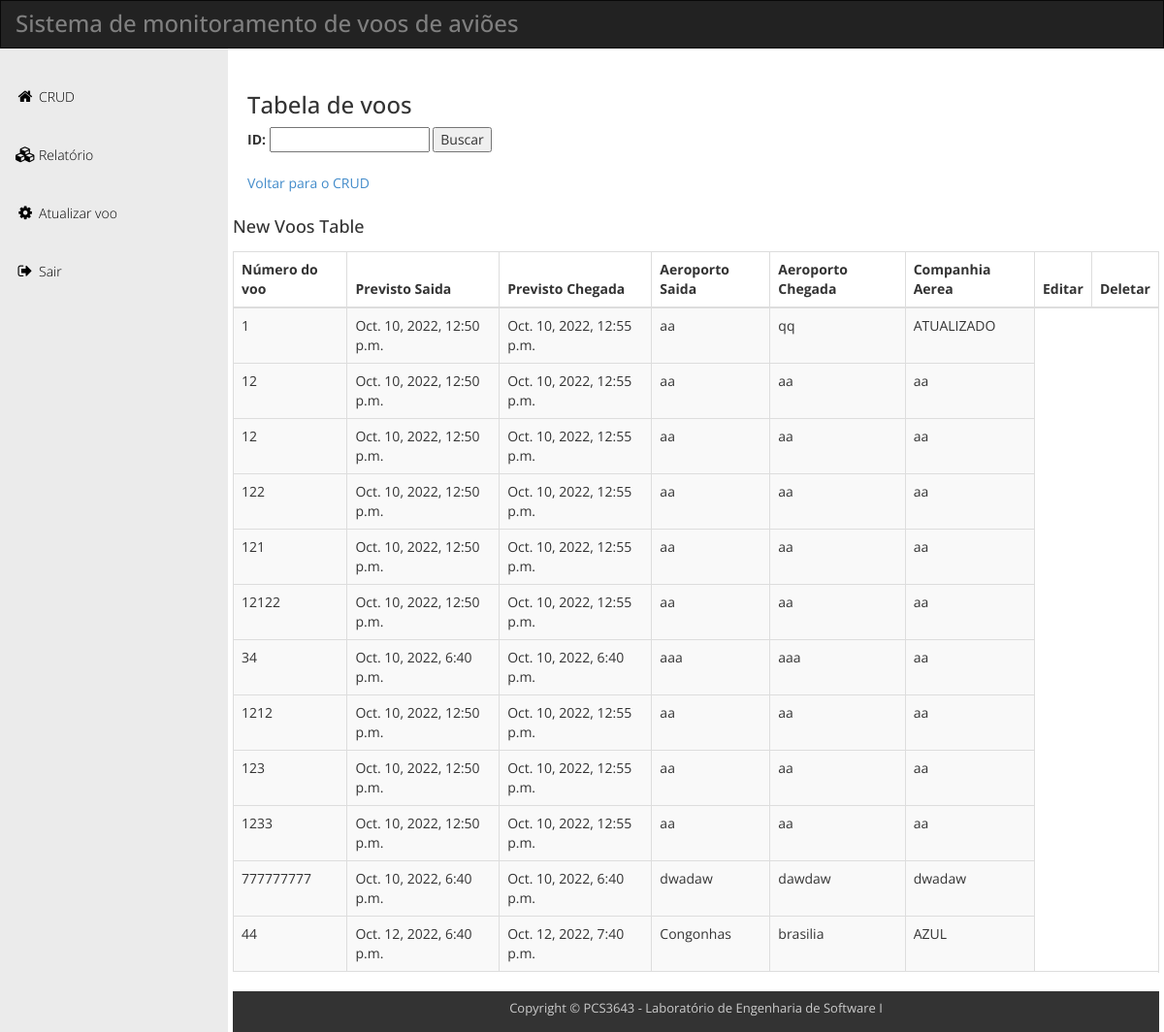
Before: /crudsearch (signed in) with the older database file.
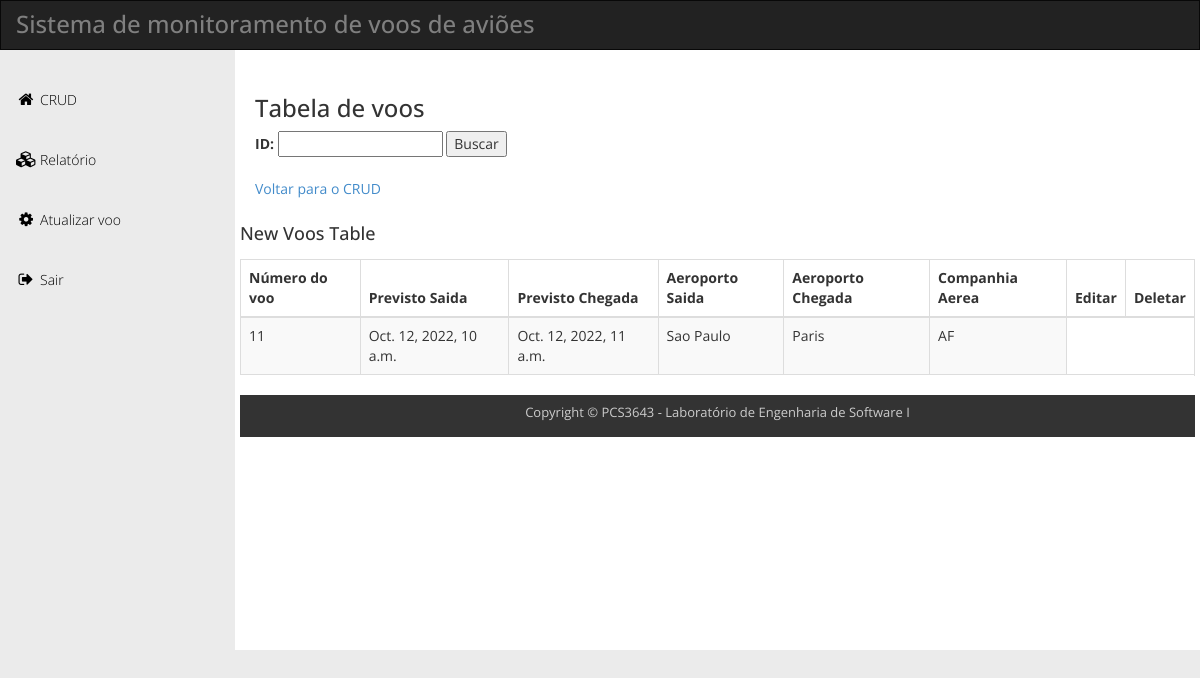
After: the same page with the newer database file.
### book/models.py (models this page shows)
class Voo(models.Model):
    ID = models.IntegerField(primary_key=True)
    DH_PREVISTO_SAIDA = models.DateTimeField(auto_now=False)
    DH_PREVISTO_CHEGADA = models.DateTimeField(auto_now=False)
    ID_VOO = models.CharField(max_length=12, null=False)
    NM_AEROPORTO_SAIDA = models.CharField(max_length=50, null=False)
    NM_AEROPORTO_CHEGADA = models.CharField(max_length=50, null=False)
    NM_COMPANHIA_AEREA = models.CharField(max_length=50, null=False)
    class Meta:
        db_table = 'Voo'

### book/views.py (the view)
# urls.py: path('crudsearch', views.busca_voo, name= 'search_voo'),
@login_required(login_url='/accounts/login')
@permission_required('book.add_voo')
def busca_voo(request):
    title= 'Lista Voo'
    queryset = Voo.objects.all()
    form = SearchCRUD(request.POST or None)
    context = {
        "queryset" : queryset,
        "form": form,
    }
    if request.method == 'POST':
        queryset = Voo.objects.filter(ID_VOO=form['ID'].value())
        context = {
        "queryset" : queryset,
        "form": form,
    }
    return render (request, "CRUDSearch.html", context)

### book/forms.py
class SearchCRUD(forms.ModelForm):
    class Meta:
        model = Voo
        fields =['ID']

### template/CRUDSearch.html (shortened to what this page needs)
{% load static %}
<!DOCTYPE html>
<html lang="en">
<head>
  <link rel="stylesheet" href="{% static 'css/bootstrap.min.css' %}">
  <link rel="stylesheet" href="{% static 'css/templatemo_main.css' %}">
</head>
<body>
  <div id="main-wrapper">
    <div class="navbar navbar-inverse" role="navigation">
      <div class="navbar-header">
        <div class="logo">
          <h1>Sistema de monitoramento de voos de aviões</h1>
        </div>
      </div>
    </div>
    <div class="template-page-wrapper">
      <div class="navbar-collapse collapse templatemo-sidebar">
        <ul class="templatemo-sidebar-menu">
          <li><a href="{% url 'crud' %}"><i class="fa fa-home"></i>CRUD</a></li>
          <li><a href="{% url 'relatorio' %}"><i class="fa fa-cubes"></i>Relatório</a></li>
          <li><a href="{% url 'atualizarvoo' %}"><i class="fa fa-cog"></i>Atualizar voo</a></li>
          <li><a href="{% url 'login' %}"><i class="fa fa-sign-out"></i>Sair</a></li>
        </ul>
      </div>
      <div class="templatemo-content-wrapper">
        <div class="templatemo-content">
          <h1>Tabela de voos</h1>
              <div class="row">
                <div class="col-md-12">
                  <form method='POST' action=''>{% csrf_token %}
                    <div class="row">
                      <div class="col-md-6 margin-bottom-15">
                       {{form}}
                       <input type='submit' value='Buscar' />
                  </form>
                  <br></br>
                  <a href="{% url 'crud' %}">Voltar para o CRUD</a>
                      </div>
                    </div>
                </div>
          <div class="row">
            <div class="col-md-12">
              <div class="table-responsive">
                <h4 class="margin-bottom-15">New Voos Table</h4>
                <table class="table table-striped table-hover table-bordered">
                  <thead>
                    <tr>
                      <th>Número do voo</th>
                      <th>Previsto Saida</th>
                      <th>Previsto Chegada</th>
                      <th>Aeroporto Saida</th>
                      <th>Aeroporto Chegada</th>
                      <th>Companhia Aerea</th>
                      <th>Editar</th>
                      <th>Deletar</th>
                    </tr>
                  </thead>
                  <tbody>
                    <ol>
                      {% for v in queryset %}
                      <tr>
                        <td>{{v.ID_VOO}}</td>
                        <td>{{v.DH_PREVISTO_SAIDA}}</td>
                        <td>{{v.DH_PREVISTO_CHEGADA}}</td>
                        <td>{{v.NM_AEROPORTO_SAIDA}}</td>
                        <td>{{v.NM_AEROPORTO_CHEGADA}}</td>
                        <td>{{v.NM_COMPANHIA_AEREA}}</td>
                      </tr>
                      <tr>
                        {% endfor %}
                    </ol>
                  </tbody>
                </table>
              </div>
              <footer class="templatemo-footer">
                <div class="templatemo-copyright">
                  <p>Copyright &copy; PCS3643 - Laboratório de Engenharia de Software I
                  </p>
                </div>
              </footer>
            </div>
          </div>
</body>
</html>

Changed rows visible on the page:
removed Voo: ID_VOO "1", DH_PREVISTO_SAIDA "Oct. 10, 2022, 12:50 p.m.", DH_PREVISTO_CHEGADA "Oct. 10, 2022, 12:55 p.m.", NM_AEROPORTO_SAIDA "aa", NM_AEROPORTO_CHEGADA "qq", NM_COMPANHIA_AEREA "ATUALIZADO"
removed Voo: ID_VOO "12", DH_PREVISTO_SAIDA "Oct. 10, 2022, 12:50 p.m.", DH_PREVISTO_CHEGADA "Oct. 10, 2022, 12:55 p.m.", NM_AEROPORTO_SAIDA "aa", NM_AEROPORTO_CHEGADA "aa", NM_COMPANHIA_AEREA "aa"
removed Voo: ID_VOO "12", DH_PREVISTO_SAIDA "Oct. 10, 2022, 12:50 p.m.", DH_PREVISTO_CHEGADA "Oct. 10, 2022, 12:55 p.m.", NM_AEROPORTO_SAIDA "aa", NM_AEROPORTO_CHEGADA "aa", NM_COMPANHIA_AEREA "aa"
removed Voo: ID_VOO "122", DH_PREVISTO_SAIDA "Oct. 10, 2022, 12:50 p.m.", DH_PREVISTO_CHEGADA "Oct. 10, 2022, 12:55 p.m.", NM_AEROPORTO_SAIDA "aa", NM_AEROPORTO_CHEGADA "aa", NM_COMPANHIA_AEREA "aa"
removed Voo: ID_VOO "121", DH_PREVISTO_SAIDA "Oct. 10, 2022, 12:50 p.m.", DH_PREVISTO_CHEGADA "Oct. 10, 2022, 12:55 p.m.", NM_AEROPORTO_SAIDA "aa", NM_AEROPORTO_CHEGADA "aa", NM_COMPANHIA_AEREA "aa"
removed Voo: ID_VOO "12122", DH_PREVISTO_SAIDA "Oct. 10, 2022, 12:50 p.m.", DH_PREVISTO_CHEGADA "Oct. 10, 2022, 12:55 p.m.", NM_AEROPORTO_SAIDA "aa", NM_AEROPORTO_CHEGADA "aa", NM_COMPANHIA_AEREA "aa"
removed Voo: ID_VOO "34", DH_PREVISTO_SAIDA "Oct. 10, 2022, 6:40 p.m.", DH_PREVISTO_CHEGADA "Oct. 10, 2022, 6:40 p.m.", NM_AEROPORTO_SAIDA "aaa", NM_AEROPORTO_CHEGADA "aaa", NM_COMPANHIA_AEREA "aa"
removed Voo: ID_VOO "1212", DH_PREVISTO_SAIDA "Oct. 10, 2022, 12:50 p.m.", DH_PREVISTO_CHEGADA "Oct. 10, 2022, 12:55 p.m.", NM_AEROPORTO_SAIDA "aa", NM_AEROPORTO_CHEGADA "aa", NM_COMPANHIA_AEREA "aa"
removed Voo: ID_VOO "123", DH_PREVISTO_SAIDA "Oct. 10, 2022, 12:50 p.m.", DH_PREVISTO_CHEGADA "Oct. 10, 2022, 12:55 p.m.", NM_AEROPORTO_SAIDA "aa", NM_AEROPORTO_CHEGADA "aa", NM_COMPANHIA_AEREA "aa"
removed Voo: ID_VOO "1233", DH_PREVISTO_SAIDA "Oct. 10, 2022, 12:50 p.m.", DH_PREVISTO_CHEGADA "Oct. 10, 2022, 12:55 p.m.", NM_AEROPORTO_SAIDA "aa", NM_AEROPORTO_CHEGADA "aa", NM_COMPANHIA_AEREA "aa"
removed Voo: ID_VOO "777777777", DH_PREVISTO_SAIDA "Oct. 10, 2022, 6:40 p.m.", DH_PREVISTO_CHEGADA "Oct. 10, 2022, 6:40 p.m.", NM_AEROPORTO_SAIDA "dwadaw", NM_AEROPORTO_CHEGADA "dawdaw", NM_COMPANHIA_AEREA "dwadaw"
removed Voo: ID_VOO "44", DH_PREVISTO_SAIDA "Oct. 12, 2022, 6:40 p.m.", DH_PREVISTO_CHEGADA "Oct. 12, 2022, 7:40 p.m.", NM_AEROPORTO_SAIDA "Congonhas", NM_AEROPORTO_CHEGADA "brasilia", NM_COMPANHIA_AEREA "AZUL"
added Voo: ID_VOO "11", DH_PREVISTO_SAIDA "Oct. 12, 2022, 10 a.m.", DH_PREVISTO_CHEGADA "Oct. 12, 2022, 11 a.m.", NM_AEROPORTO_SAIDA "Sao Paulo", NM_AEROPORTO_CHEGADA "Paris", NM_COMPANHIA_AEREA "AF"
